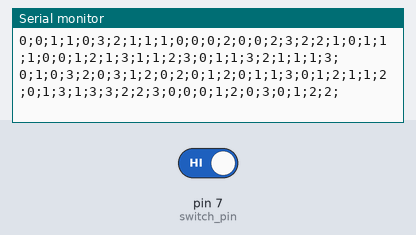
Simulated run of this sketch. Board: Arduino Uno, built with avr-gcc and run on an emulated ATmega328P. Parts: the last lines printed to the serial monitor. The test bench sets the inputs (shaded band); at power-on: pin 7 (switch_pin) HIGH. Random numbers use the default seed unless the sketch sets one.

Above: at 16.8 s.
16.9 s: pin 7 (switch_pin) driven LOW
At 25.5 s:
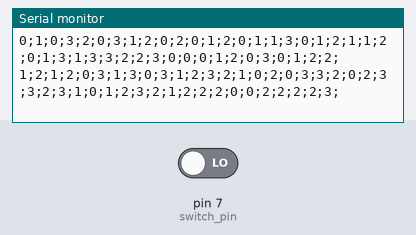
30.6 s: pin 7 (switch_pin) driven HIGH
At 32.6 s:
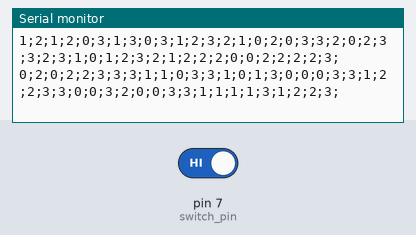
Timing chart, 0 to 34.1 s (numbered marks = the images above; inputs shaded):
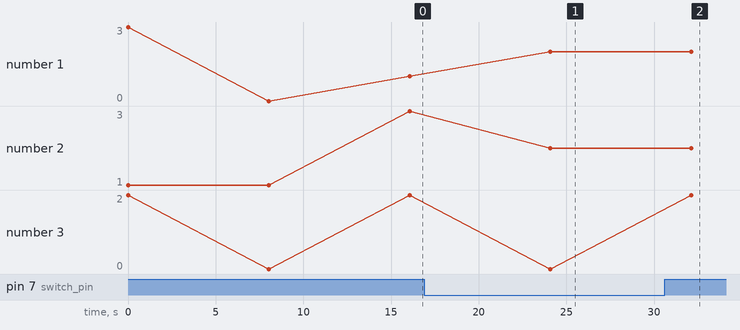

Measured:
- after the input at 16.9 s, the serial monitor: prints a new line after 7.2 s (image 1)
- after the input at 30.6 s, the serial monitor: prints a new line after 1.5 s (image 2)

The sketch:

arduino_codigo_ide_tcrt_v1.ino
```cpp
/**
* Configurações iniciais sobre o sensor
* TCRT5000
*/

int switch_pin = 7;


void setup()
{
Serial.begin(9600);

pinMode(switch_pin, INPUT);
}
void loop()
{
/**
* Bloco do TCRT5000
*/

if(digitalRead(switch_pin) == LOW){
  int prat1 = random(1, 4);

Serial.print(prat1);
Serial.print(";");
}

else {
Serial.print(0);
Serial.print(";");

}

int prat2 = random(0, 4);
int prat3 = random(0, 4);
int prat4 = random(0, 4);
int prat5 = random(0, 4);
int prat6 = random(0, 4);
int prat7 = random(0, 4);
int prat8 = random(0, 4);
int prat9 = random(0, 4);
int prat10 = random(0, 4);
int prat11 = random(0, 4);
int prat12 = random(0, 4);
int prat13 = random(0, 4);
int prat14 = random(0, 4);
int prat15 = random(0, 4);
int prat16 = random(0, 4);
int prat17 = random(0, 4);
int prat18 = random(0, 4);
int prat19 = random(0, 4);
int prat20 = random(0, 4);
int prat21 = random(0, 4);
int prat22 = random(0, 4);
int prat23 = random(0, 4);
int prat24 = random(0, 4);
int prat25 = random(0, 4);
int prat26 = random(0, 4);
int prat27 = random(0, 4);
int prat28 = random(0, 4);
int prat29 = random(0, 4);
int prat30 = random(0, 4);
int prat31 = random(0, 4);
int prat32 = random(0, 4);
int prat33 = random(0, 4);
int prat34 = random(0, 4);
int prat35 = random(0, 4);
int prat36 = random(0, 4);
int prat37 = random(0, 4);
int prat38 = random(0, 4);
int prat39 = random(0, 4);
int prat40 = random(0, 4);
int prat41 = random(0, 4);
int prat42 = random(0, 4);
int prat43 = random(0, 4);
int prat44 = random(0, 4);


Serial.print(prat2);
Serial.print(";");

Serial.print(prat3);
Serial.print(";");

Serial.print(prat4);
Serial.print(";");

Serial.print(prat5);
Serial.print(";");

Serial.print(prat6);
Serial.print(";");

Serial.print(prat7);
Serial.print(";");

Serial.print(prat8);
Serial.print(";");

Serial.print(prat9);
Serial.print(";");

Serial.print(prat10);
Serial.print(";");

Serial.print(prat11);
Serial.print(";");

Serial.print(prat12);
Serial.print(";");

Serial.print(prat13);
Serial.print(";");

Serial.print(prat14);
Serial.print(";");

Serial.print(prat15);
Serial.print(";");

Serial.print(prat16);
Serial.print(";");

Serial.print(prat17);
Serial.print(";");

Serial.print(prat18);
Serial.print(";");

Serial.print(prat19);
Serial.print(";");

Serial.print(prat20);
Serial.print(";");

Serial.print(prat21);
Serial.print(";");

Serial.print(prat22);
Serial.print(";");

Serial.print(prat23);
Serial.print(";");

Serial.print(prat24);
Serial.print(";");

Serial.print(prat25);
Serial.print(";");

Serial.print(prat26);
Serial.print(";");

Serial.print(prat27);
Serial.print(";");

Serial.print(prat28);
Serial.print(";");

Serial.print(prat29);
Serial.print(";");

Serial.print(prat30);
Serial.print(";");

Serial.print(prat31);
Serial.print(";");

Serial.print(prat32);
Serial.print(";");

Serial.print(prat33);
Serial.print(";");

Serial.print(prat34);
Serial.print(";");

Serial.print(prat35);
Serial.print(";");

Serial.print(prat36);
Serial.print(";");

Serial.print(prat37);
Serial.print(";");

Serial.print(prat38);
Serial.print(";");

Serial.print(prat39);
Serial.print(";");

Serial.print(prat40);
Serial.print(";");

Serial.print(prat41);
Serial.print(";");

Serial.print(prat42);
Serial.print(";");

Serial.print(prat43);
Serial.print(";");

Serial.print(prat44);
Serial.println(";");

delay(8000);
}
```
